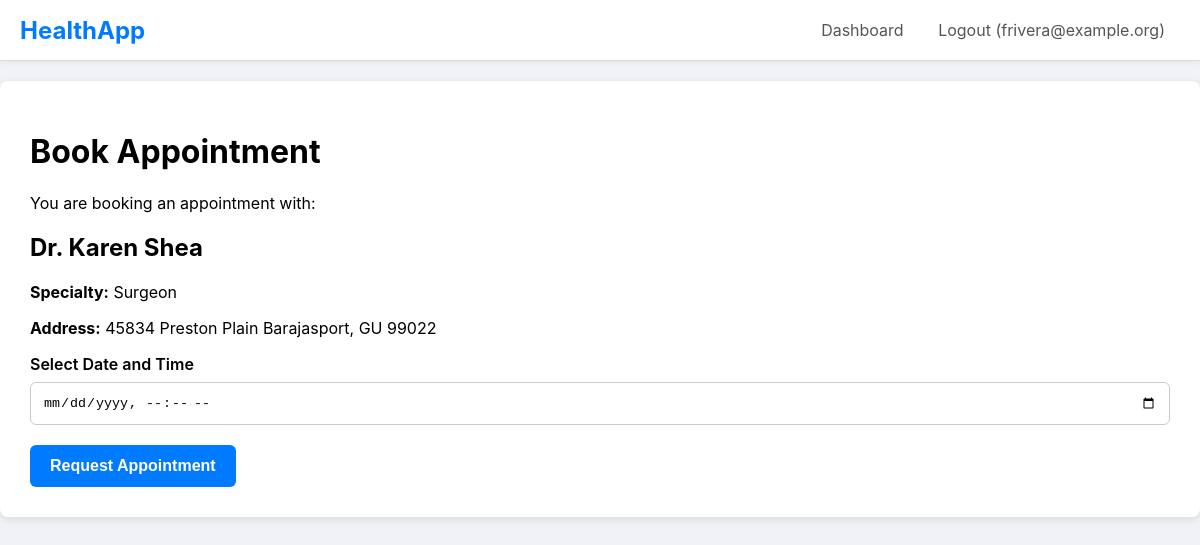
Before: /book_appointment/1 (signed in) with the older database file.
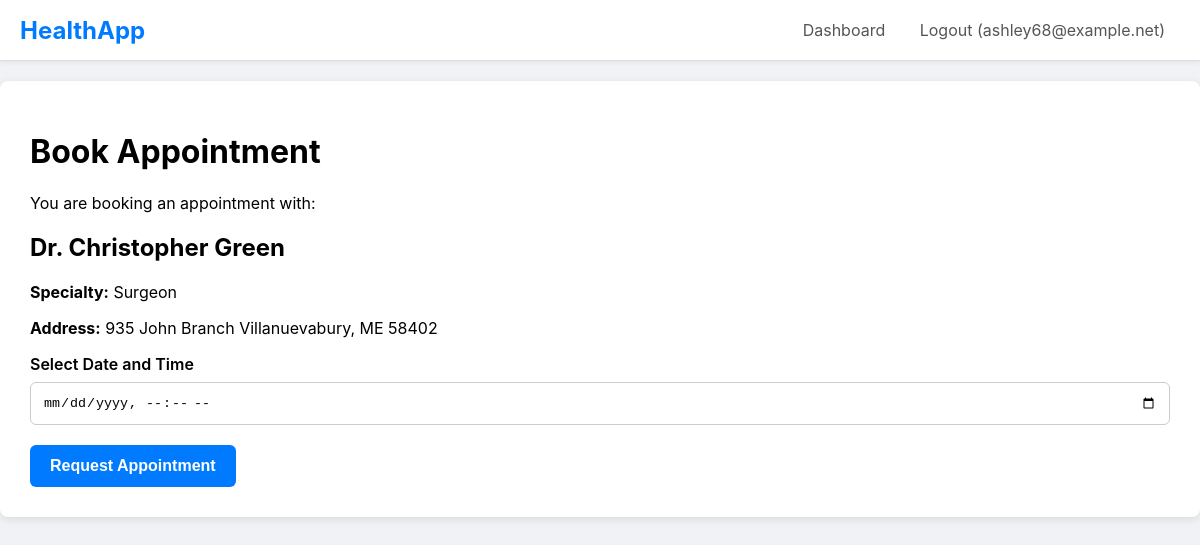
After: the same page with the newer database file.
### main.py (models this page shows, shortened)
class User(db.Model, UserMixin):
    id = db.Column(db.Integer, primary_key=True)
    email = db.Column(db.String(120), unique=True, nullable=False)
    password_hash = db.Column(db.String(60), nullable=False)
    role = db.Column(db.String(20), nullable=False)
    patient_profile = db.relationship('PatientProfile', backref='user', uselist=False, cascade="all, delete-orphan")
    doctor_profile = db.relationship('DoctorProfile', backref='user', uselist=False, cascade="all, delete-orphan")
    insurance_profile = db.relationship('InsuranceProfile', backref='user', uselist=False, cascade="all, delete-orphan")

class DoctorProfile(db.Model):
    id = db.Column(db.Integer, primary_key=True)
    full_name = db.Column(db.String(100), nullable=False, default='Dr. Unnamed')
    phone = db.Column(db.String(20))
    specialty = db.Column(db.String(100))
    practice_address = db.Column(db.String(200))
    pincode = db.Column(db.String(10))
    user_id = db.Column(db.Integer, db.ForeignKey('user.id'), nullable=False, unique=True)
    records_written = db.relationship('MedicalRecord', backref='doctor', lazy='dynamic', foreign_keys='MedicalRecord.doctor_id')
    appointments = db.relationship('Appointment', backref='doctor', lazy='dynamic', foreign_keys='Appointment.doctor_id')
    reviews = db.relationship('DoctorReview', backref='doctor_profile', lazy='dynamic', foreign_keys='DoctorReview.doctor_id')
    files_written = db.relationship('MedicalFile', backref='doctor', lazy='dynamic', foreign_keys='MedicalFile.doctor_id')
    permitted_patients = db.relationship('PatientProfile', secondary=patient_doctor_permissions,
        back_populates='permitted_doctors')

### main.py (the view, shortened to what this page needs)
@app.route("/book_appointment/<int:doctor_id>", methods=['GET', 'POST'])
@login_required
@role_required('patient')
def book_appointment(doctor_id):
    doctor = db.session.get(DoctorProfile, doctor_id)
    if not doctor:
        flash('Doctor not found.', 'danger')
        return redirect(url_for('patient_dashboard'))
    return render_template('book_appointment.html', doctor=doctor)

### main.py (called while the page is built)
@login_manager.user_loader
def load_user(user_id):
    return db.session.get(User, int(user_id))

def role_required(role_name):
    def decorator(f):
        @wraps(f)
        def decorated_function(*args, **kwargs):
            if not current_user.is_authenticated or current_user.role != role_name:
                abort(403)
            if current_user.role == 'patient':
                g.profile = current_user.patient_profile
            elif current_user.role == 'doctor':
                g.profile = current_user.doctor_profile
            elif current_user.role == 'insurance':
                g.profile = current_user.insurance_profile
            return f(*args, **kwargs)
        return decorated_function
    return decorator

### templates/book_appointment.html
{% extends 'layout.html' %}
{% block content %}
    <h1>Book Appointment</h1>
    <p>You are booking an appointment with:</p>
    <h2>{{ doctor.full_name }}</h2>
    <p><b>Specialty:</b> {{ doctor.specialty }}</p>
    <p><b>Address:</b> {{ doctor.practice_address }}</p>
    <form method="POST">
        <div class="form-group">
            <label for="appointment_time">Select Date and Time</label>
            <input type="datetime-local" id="appointment_time" name="appointment_time" required>
        </div>
        <button type="submit" class="btn">Request Appointment</button>
    </form>
{% endblock %}

### templates/layout.html (shortened to what this page needs)
<!DOCTYPE html>
<html lang="en">
<head>
</head>
<body>
    <nav>
        <div class="logo"><a href="{{ url_for('home') }}" style="text-decoration: none; color: #007bff;">HealthApp</a></div>
        <div class="nav-links">
            {% if current_user.is_authenticated %}
                <a href="{{ url_for('dashboard') }}">Dashboard</a>
                <a href="{{ url_for('logout') }}">Logout ({{ current_user.email }})</a>
            {% else %}
                <a href="{{ url_for('login') }}">Login</a>
                <a href="{{ url_for('register') }}">Register</a>
            {% endif %}
        </div>
    </nav>
    <div class="container">
        {% block content %}{% endblock %}
    </div>
</body>
</html>

### templates/layout.html (style rules this page uses)
body { font-family: -apple-system, BlinkMacSystemFont, "Segoe UI", Roboto, Helvetica, Arial, sans-serif; margin: 0; background-color: #f0f2f5; }
nav { background-color: #ffffff; padding: 0 20px; border-bottom: 1px solid #ddd; display: flex; justify-content: space-between; align-items: center; box-shadow: 0 2px 4px rgba(0,0,0,0.05); }
nav .logo { font-size: 1.5rem; font-weight: bold; color: #007bff; }
nav .nav-links a { color: #555; text-decoration: none; padding: 20px 15px; display: inline-block; }
.container { max-width: 1200px; margin: 20px auto; background-color: #ffffff; padding: 30px; border-radius: 8px; box-shadow: 0 2px 8px rgba(0,0,0,0.1); }
.form-group { margin-bottom: 20px; }
.form-group label { display: block; margin-bottom: 8px; font-weight: 600; }
.form-group input, .form-group select, .form-group textarea { width: 100%; padding: 12px; border: 1px solid #ccc; border-radius: 6px; box-sizing: border-box; }
.btn { background-color: #007bff; color: white; padding: 12px 20px; border: none; border-radius: 6px; cursor: pointer; font-size: 1rem; font-weight: 600; }

Changed rows visible on the page:
changed User: email "frivera@example.org" → "ashley68@example.net"
changed DoctorProfile "Surgeon": full_name "Dr. Karen Shea" → "Dr. Christopher Green"; practice_address "45834 Preston Plain Barajasport, GU 99022" → "935 John Branch Villanuevabury, ME 58402"
